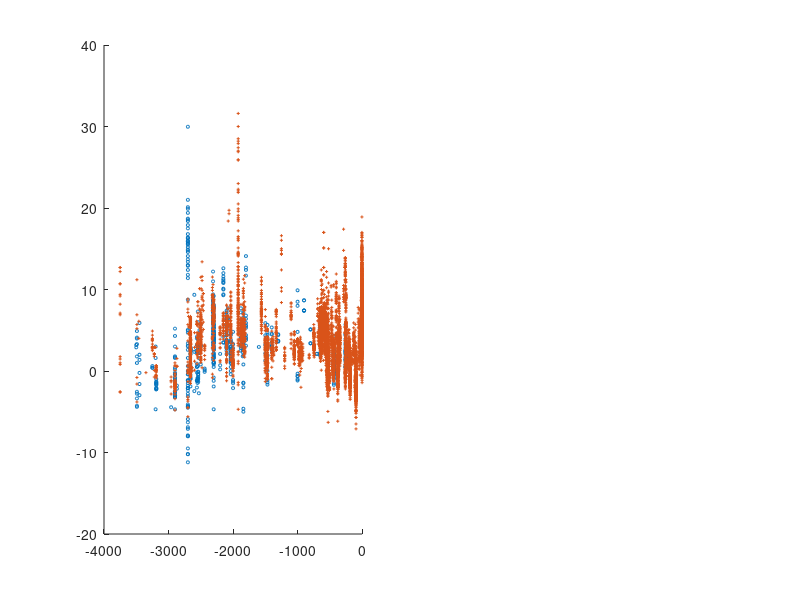

MATLAB code for this plot: (Note: this script raises an error after producing the figure.)
figure
load('15N.mat')
d15Ntime = -1 * data(:,1);
d15Norg = data(:,2);
d15Nbulk = data(:,3);

subplot(1, 2, 1); % 创建 4 行 1 列的子图，第一行
hold on; % 保持图像
scatter(d15Ntime, d15Norg,5,'o')
hold on
scatter(d15Ntime, d15Nbulk,5,'+')
hold on

plot(state.time/10e5, state.d15N, 'r', 'DisplayName', 'P');

hold off;

xlabel('Time');
ylabel('δ^{15}N (‰)');
title('Proximal area');
legend('org','bulk')
grid on;

% 绘制 D 图

subplot(1, 2, 2); % 第二行
hold on; % 保持图像
plot(state.time/10e5, state.d15N_TN, 'r', 'DisplayName', 'P');

hold off;

xlabel('Time');
ylabel('Relative proportion (%)');
title('Distal area');
legend('Location', 'best');
grid on;


